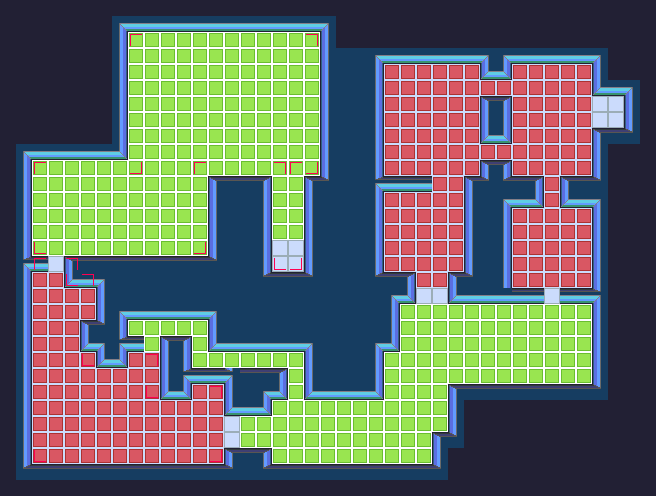

A 2D game scene composited from a Tiled map and its tileset images. What follows is a short description and the map's XML, with each tile layer's data collapsed to a summary:
An orthogonal 41x31 tile map with 16x16 px tiles, 4 tile layers (ground, walls, room1, room2), 2 tilesets.

<map version="1.2" tiledversion="1.2.4" orientation="orthogonal" renderorder="right-down" width="41" height="31" tilewidth="16" tileheight="16" infinite="0" nextlayerid="9" nextobjectid="2">
 <tileset firstgid="1" source="ts-station.tsx" />
 <tileset firstgid="25" source="ts-room.tsx" />
 <layer id="4" name="ground" width="41" height="31">
  <data>[1271 cells, 1271 non-empty, 4 distinct tile ids]</data>
 </layer>
 <layer id="5" name="walls" width="41" height="31" offsetx="0" offsety="2.84217e-14">
  <data>[1271 cells, 408 non-empty, 16 distinct tile ids]</data>
 </layer>
 <layer id="6" name="room1" width="41" height="31">
  <data>[1271 cells, 12 non-empty, 4 distinct tile ids]</data>
 </layer>
 <layer id="7" name="room2" width="41" height="31">
  <data>[1271 cells, 10 non-empty, 4 distinct tile ids]</data>
 </layer>
</map>